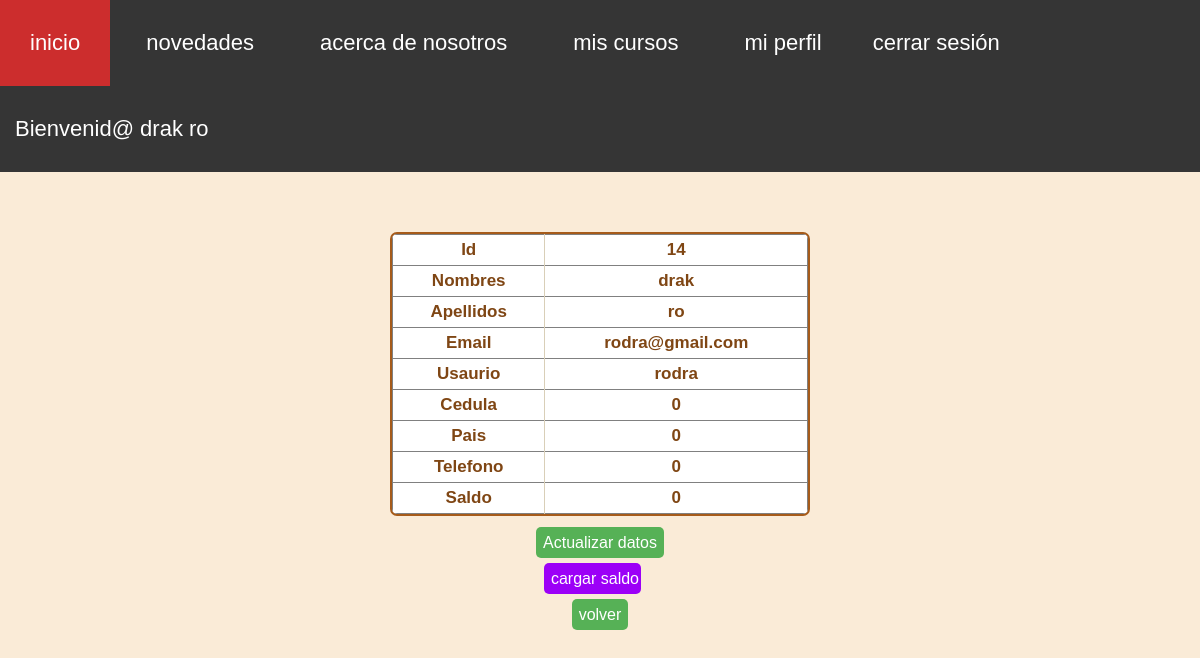
Screenshot of /perfil/perfil.php (signed in) with the database file from the repository.
### tables this page shows
CREATE TABLE IF NOT EXISTS `usuarios` (
  `id_usuario` int(11) NOT NULL AUTO_INCREMENT,
  `nombres` varchar(25) NOT NULL,
  `apellidos` varchar(25) NOT NULL,
  `usuario` varchar(25) NOT NULL,
  `contrasena` varchar(250) NOT NULL,
  `email` varchar(25) NOT NULL,
  `tipo` int(1) NOT NULL,
  `cedula` varchar(15) NOT NULL,
  `pais` varchar(20) NOT NULL,
  `numero_cell` varchar(25) NOT NULL,
  `genero` varchar(9) NOT NULL,
  `cash` varchar(25) NOT NULL,
  `Fech_Nac` int(11) NOT NULL,
  PRIMARY KEY (`id_usuario`)
);

### perfil/perfil.php (the view, shortened to what this page needs)
<?php
require_once '../conexion.php';
if(isset($_SESSION['usuario'])){
    $t=$_SESSION['usuario'];
    $id_usuario=$t['id_usuario'];
}
$sql="SELECT * FROM usuarios where id_usuario='$id_usuario'";
$result=$conn->query($sql);
?>
<!DOCTYPE html>
<html lang="es">
<head>
    <link rel="stylesheet" type="text/css" href="../style/style.css">
    <link rel="stylesheet" type="text/css" href="../style/style1.css">
</head>
<body>
    <?php require_once ('../view/menu_navegacion_us.php');
    while($row=mysqli_fetch_assoc($result)):?>
    <br>
    <br>
    <center>
        <div class="datagrid">
        <table border="1">
            <tr>
                <td>Id</td>
                <td><?php echo $row['id_usuario'];?></td>
            </tr>
            <tr>
                <td>Nombres</td>
                <td><?php echo $row['nombres'];?></td>
            </tr>
            <tr>
                <td>Apellidos</td>
                <td><?php echo $row['apellidos'];?></td>
            </tr>
            <tr>
                <td>Email</td>
                <td><?php echo $row['email'];?></td>
            </tr>
            <tr>
                <td>Usaurio</td>
                <td><?php echo $row['usuario'];?></td>
            </tr>
            <tr>
                <td>Cedula</td>
                <td><?php echo $row['cedula'];?></td>
            </tr>
            <tr>
                <td>Pais</td>
                <td><?php echo $row['pais'];?></td>
            </tr>
            <tr>
                <td>Telefono</td>
                <td><?php echo $row['numero_cell'];?></td>
            </tr>
            <tr>
                <td>Saldo</td>
                <td><?php echo $row['cash'];?></td>
            </tr>
        </table>
        </div>
        <br>
        <a class="boton" href="modificar.php ? id=<?php echo $id_usuario?>">Actualizar datos</a><br><br>
        <a class="cargar" href="../saldo/cargar_cash">cargar saldo</a><br><br>
    <a class="boton" href="../index_.php">volver</a>
    </center>
    <?php
    endwhile;
    ?>
</body>
</html>

### style/style.css (style rules this page uses)
* { margin:0;; padding:0px; font-family: sans-serif; box-sizing: border-box; font-family: Arial, Helvetica, sans-serif; }
a { text-decoration: none; }
body { background-color: antiquewhite; }
.cargar { text-decoration: none; background-color: #9c00f7; margin-top:15px; margin-right: 15px; padding: 7px; padding-right: 2px; margin-top:15px; color:white; border-radius: 5px; }
.boton { text-decoration: none; background-color: #56B156; margin-top:15px; padding: 7px; margin-top:15px; color:white; border-radius: 5px; }

### style/style1.css (style rules this page uses)
.datagrid table { border-collapse: collapse; text-align: left; width: 100%; text-align: center; }
.datagrid { margin-top: 2em; font: normal 12px/150% Arial, Helvetica, sans-serif; background: #fff; overflow: hidden; border: 2px solid #A65B1A; -webkit-border-radius: 7px; -moz-border-radius: 7px; border-radius: 7px; width: 80%; text-align: center; }
.datagrid table td, .datagrid table th { padding: 6px 8px; }
.datagrid table tbody td { color: #7F4614; border-left: 1px solid #D9CFB8; font-size: 17px; font-weight: bold; }
.datagrid table tbody td:first-child { border-left: none; }
.datagrid table tbody tr:last-child td { border-bottom: none; }

### perfil/perfil.php (style rules this page uses)
.datagrid { width: 35%; }

### rows the page displays
usuarios: id_usuario "14", nombres "drak", apellidos "ro", email "rodra@gmail.com", usuario "rodra", cedula "0", pais "0", numero_cell "0", cash "0"

### other values shown
$nombre['nombres'] "drak"
$nombre['apellidos'] "ro"
